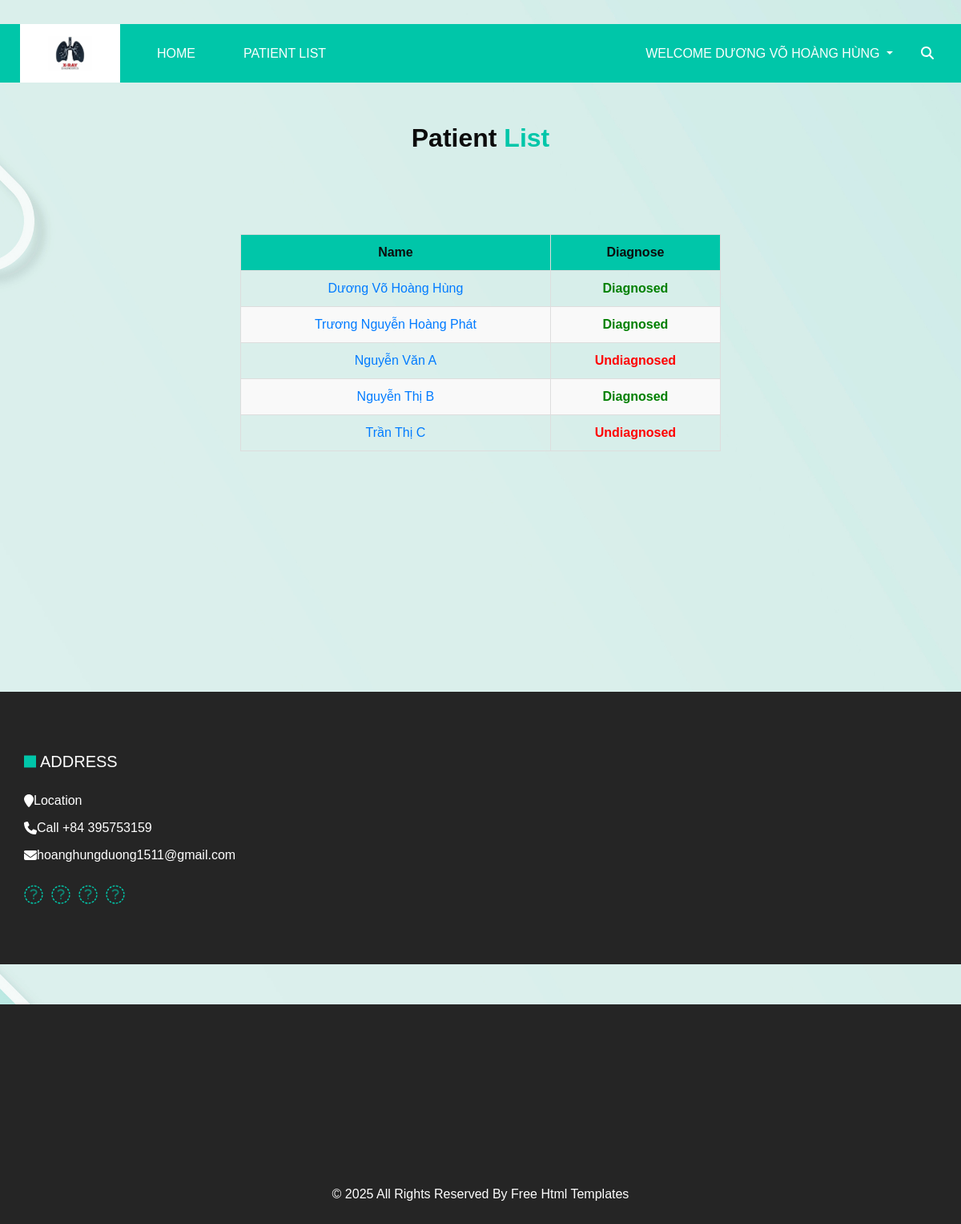
/patient_list (signed in), run on the app's committed database.
### myproject/models.py (models this page shows, shortened)
class User(db.Model, UserMixin):
    __tablename__ = 'users'
    id = db.Column(db.Integer, primary_key=True)
    name = db.Column(db.String(64), index=True, nullable=False)
    email = db.Column(db.String(128), unique=True, index=True, nullable=False)
    phone_number = db.Column(db.String(15), nullable=False)
    birth_day = db.Column(db.Date, nullable=False)
    gender = db.Column(Enum('Male', 'Female', 'Other', name='gender_types'), nullable=False)
    username = db.Column(db.String(64), unique=True, index=True, nullable=False)
    password_hash = db.Column(db.String(128), nullable=False)
    diagnose_name = db.Column(db.String(128))
    diagnose_image = db.Column(db.String(128))
    role = db.Column(db.String(50))  # 'doctor' or 'patient'

### app.py (the view)
@app.route('/patient_list')
@login_required
def patient_list():
    patients = User.query.filter_by(role='patient').all()
    return render_template('patient_list.html', patients=patients)

### myproject/models.py (called while the page is built)
@login_manager.user_loader
def load_user(user_id):
    return User.query.get(int(user_id))

### myproject/templates/patient_list.html (shortened to what this page needs)
{% extends "doctor_base.html" %}
{% block content %}
    <h2 class="bold-text">Patient<span style="color: #00c6a9; font-weight: bold;"> List</span></h2>
    <table class="patient-table" border="1">
        <thead>
            <tr>
                <th>Name</th>
                <th>Diagnose</th>
            </tr>
        </thead>
        <tbody>
            {% for patient in patients %}
                <tr>
                    <td>
                        <a href="{{ url_for('patient_detail', patient_id=patient.id) }}" class="patient-link">
                            {{ patient.name }}
                        </a>
                    </td>
                    <td class="{% if patient.diagnose_name %}diagnosed{% else %}undiagnosed{% endif %}">
                        {% if patient.diagnose_name %}
                            Diagnosed
                        {% else %}
                            Undiagnosed
                        {% endif %}
                    </td>
                </tr>
            {% endfor %}
        </tbody>
    </table>
{% endblock %}

### myproject/templates/doctor_base.html (shortened to what this page needs)
<!DOCTYPE html>
<html>
<head>
  <link rel="stylesheet" href="{{ url_for('static', filename='css/bootstrap.css') }}" />
  <link rel="stylesheet" type="text/css" href="https://cdnjs.cloudflare.com/ajax/libs/OwlCarousel2/2.3.4/assets/owl.carousel.min.css" />
  <link rel="stylesheet" href="{{ url_for('static', filename='css/font-awesome.min.css') }}" />
  <link rel="stylesheet" href="https://cdnjs.cloudflare.com/ajax/libs/jquery-nice-select/1.1.0/css/nice-select.min.css" />
  <link rel="stylesheet" href="https://cdnjs.cloudflare.com/ajax/libs/bootstrap-datepicker/1.3.0/css/datepicker.css">
  <link rel="stylesheet" href="{{ url_for('static', filename='css/style.css') }}" />
  <link rel="stylesheet" href="{{ url_for('static', filename='css/responsive.css') }}" />
  <link rel="stylesheet" href="https://cdnjs.cloudflare.com/ajax/libs/font-awesome/6.6.0/css/all.min.css" />
</head>
<body>
  <div class="hero_area">
    <header class="header_section">
      <div class="header_top">
      </div>
      <div class="header_bottom">
        <div class="container-fluid">
          <nav class="navbar navbar-expand-lg custom_nav-container ">
            <a class="navbar-brand" href="{{url_for('index')}}">
              <img src="{{ url_for('static', filename='images/logo.jfif') }}" alt="logo">
            </a>
            <div class="collapse navbar-collapse" id="navbarSupportedContent">
              <div class="d-flex mr-auto flex-column flex-lg-row align-items-center">
                <ul class="navbar-nav  ">
                  <li class="nav-item active">
                    <a class="nav-link" href="{{url_for('index')}}">Home<span class="sr-only">(current)</span></a>
                  </li>
                  <li class="nav-item">
                    <a class="nav-link" href="{{url_for('patient_list')}}">Patient list</a>
                  </li>
                </ul>
              </div>
              <div class="quote_btn-container">
                {% if current_user.is_authenticated %}
                <div class="dropdown" >
                    <a href="#" id="dropdownMenu" class="dropdown-toggle" data-toggle="dropdown" aria-expanded="false">
                      Welcome {{ current_user.name }}
                    </a>
                  </div>
                {% endif %}
              </div>
                <form class="form-inline">
                  <button class="btn  my-2 my-sm-0 nav_search-btn" type="submit">
                    <i class="fa fa-search" aria-hidden="true"></i>
                  </button>
                </form>
              </div>
            </div>
        </div>
      </div>
<main>
    {%block content%}
    {%endblock%}
</main>
  <section class="info_section ">
    <div class="container">
      <div class="info_bottom layout_padding2">
        <div class="row info_main_row">
          <div class="col-md-6 col-lg-3">
            <h5>
              Address
            </h5>
            <div class="info_contact">
              <a href="">
                <i class="fa fa-map-marker" aria-hidden="true"></i>
                <span>
                  Location
                </span>
              </a>
              <a href="">
                <i class="fa fa-phone" aria-hidden="true"></i>
                <span>
                  Call +84 395753159
                </span>
              </a>
              <a href="">
                <i class="fa fa-envelope"></i>
                <span>
                  hoanghungduong1511@gmail.com
                </span>
              </a>
            </div>
            <div class="social_box">
              <a href="">
                <i class="fa fa-facebook" aria-hidden="true"></i>
              </a>
              <a href="">
                <i class="fa fa-twitter" aria-hidden="true"></i>
              </a>
              <a href="">
                <i class="fa fa-linkedin" aria-hidden="true"></i>
              </a>
              <a href="">
                <i class="fa fa-instagram" aria-hidden="true"></i>
              </a>
            </div>
          </div>
            </div>
          </div>
        </div>
  </section>
  <footer class="footer_section">
    <div class="container">
      <p>
        &copy; <span id="displayYear"></span> All Rights Reserved By
        <a href="https://html.design/">Free Html Templates</a>
      </p>
    </div>
  </footer>
</body>
</html>

### myproject/static/css/style.css (style rules this page uses)
body { font-family: 'Roboto', sans-serif; color: #0c0c0c; background-color: #ffffff; overflow-x: hidden; }
.layout_padding2 { padding: 75px 0; }
a, a:hover, a:focus { text-decoration: none; }
.btn, .btn:focus { outline: none !important; -webkit-box-shadow: none; box-shadow: none; }
.hero_area { position: relative; }
.header_section .header_top { padding: 15px 0; }
.header_section .header_bottom { background-color: #00c6a9; }
.header_section .header_bottom .container-fluid { padding-right: 25px; padding-left: 25px; }
.navbar-brand { background-color: #ffffff; padding: 15px 35px; }
.navbar-brand img { width: 55px; }
.custom_nav-container { padding: 0; }
.custom_nav-container .navbar-nav .nav-item .nav-link { padding: 3px 15px; margin: 10px 15px; color: #ffffff; text-align: center; text-transform: uppercase; }
.custom_nav-container .nav_search-btn { width: 35px; height: 35px; padding: 0; border: none; color: #ffffff; }
.quote_btn-container { display: -webkit-box; display: -ms-flexbox; display: flex; -webkit-box-align: center; -ms-flex-align: center; align-items: center; }
.quote_btn-container a { color: #ffffff; margin-right: 25px; text-transform: uppercase; }
.info_section { background-color: #252525; color: #ffffff; }
.info_section h5 { text-transform: uppercase; position: relative; padding-left: 20px; margin-bottom: 25px; }
.info_section h5:before { content: ""; position: absolute; top: 50%; left: 0; width: 15px; height: 15px; background-color: #00c6a9; -webkit-transform: translateY(-50%); transform: translateY(-50%); }
.info_section .info_contact a { display: -webkit-box; display: -ms-flexbox; display: flex; -webkit-box-align: center; -ms-flex-align: center; align-items: center; color: #ffffff; margin-bottom: 10px; }
.info_section .social_box { width: 100%; display: -webkit-box; display: -ms-flexbox; display: flex; margin-top: 25px; }
.info_section .social_box a { display: -webkit-box; display: -ms-flexbox; display: flex; -webkit-box-pack: center; -ms-flex-pack: center; justify-content: center; -webkit-box-align: center; -ms-flex-align: center; align-items: center; color: #00c6a9; font-size: 24px; margin-right: 10px; }
.footer_section { position: relative; background-color: #252525; text-align: center; margin-top: 50px; }
.footer_section p { color: #ffffff; padding: 25px 0; margin: 0; }
.footer_section p a { color: inherit; }
.dropdown { position: relative; }
* { margin: 0; padding: 0; box-sizing: border-box; font-family: "Poppins", sans-serif; }
table { width: 50%; margin: 20px auto; border-collapse: collapse; text-align: center; margin-top: 100px; margin-bottom: 400px; }
th, td { border: 1px solid #ddd; padding: 10px; }
th { background-color: #00c6a9; }
h2 { text-align: center; margin-bottom: 50px; margin-top: 50px; }
.bold-text { font-weight: bold; }
footer { padding-top: 200px; }
.patient-table { width: 50%; margin: 20px auto; border-collapse: collapse; text-align: center; margin-top: 100px; margin-bottom: 300px; }
.patient-table th, .patient-table td { border: 1px solid #ddd; padding: 10px; }
.patient-table th { border: 1px solid #ddd; padding: 10px; }
.patient-table tr:nth-child(even) { background-color: #f9f9f9; }
.diagnosed { color: green; font-weight: bold; }
.undiagnosed { color: red; font-weight: bold; }

### myproject/static/css/responsive.css (style rules this page uses)
@media (min-width: 1200px) { .container { max-width: 1170px; } }

### data on the page
User: name "DƯƠNG VÕ HOÀNG HÙNG", name "Dương Võ Hoàng Hùng", shows "Diagnosed"
User: name "Trương Nguyễn Hoàng Phát", shows "Diagnosed"
User: name "Nguyễn Văn A", diagnose_name "Undiagnosed"
User: name "Nguyễn Thị B", shows "Diagnosed"
User: name "Trần Thị C", diagnose_name "Undiagnosed"
